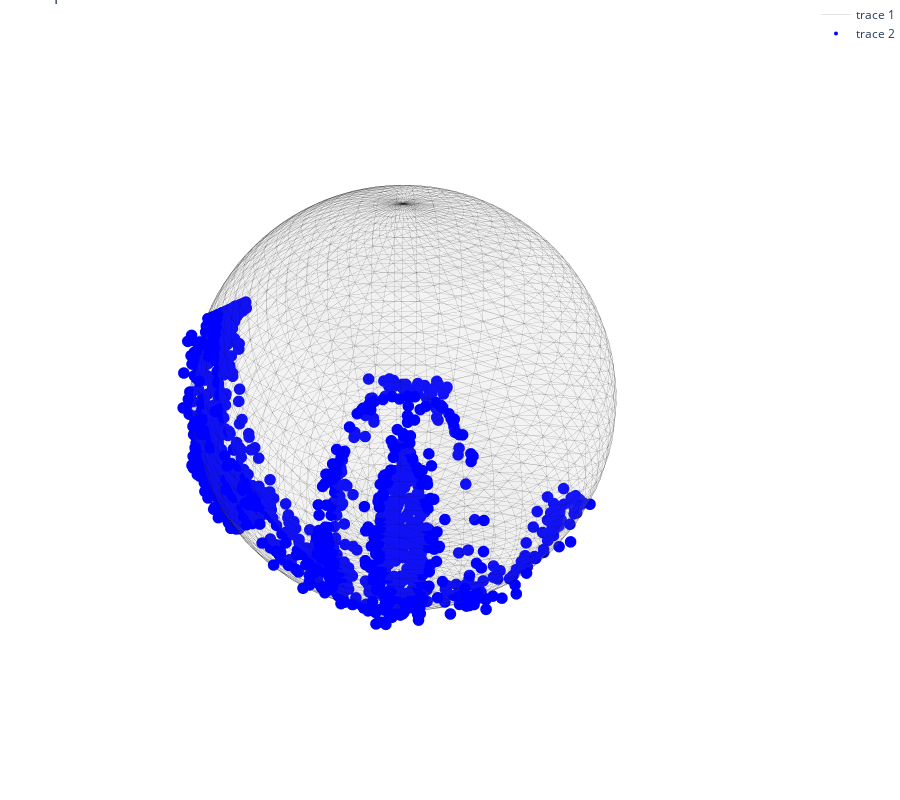

Notebook code cell kept with this figure:
### Code cell
fig_sphere.show()

### Figure 1 — Plotly figure (JSON) as saved in the notebook; plotly's stock layout.template omitted (floating-point values rounded to 4 significant figures; data arrays with more than 128 entries replaced by an {"elided": "..."} marker saying what was removed)
{"data": [{"color": "lightgray", "flatshading": true, "i": {"elided": "4802 int values"}, "j": {"elided": "4802 int values"}, "k": {"elided": "4802 int values"}, "opacity": 0.1, "showscale": false, "x": {"elided": "2500 float values"}, "y": {"elided": "2500 float values"}, "z": {"elided": "2500 float values"}, "type": "mesh3d"}, {"hoverinfo": "none", "line": {"color": "black", "width": 1.0}, "mode": "lines", "opacity": 0.1, "x": {"elided": "43218 float values"}, "y": {"elided": "43218 float values"}, "z": {"elided": "43218 float values"}, "type": "scatter3d"}, {"hoverinfo": "none", "marker": {"color": "blue", "size": 4}, "mode": "markers", "x": {"elided": "1416 float values"}, "y": {"elided": "1416 float values"}, "z": {"elided": "1416 float values"}, "type": "scatter3d"}], "layout": {"scene": {"xaxis": {"visible": false}, "yaxis": {"visible": false}, "zaxis": {"visible": false}, "aspectmode": "data"}, "margin": {"l": 0, "r": 0, "b": 0, "t": 0}, "height": 800, "title": {"text": "Sphere"}}}
